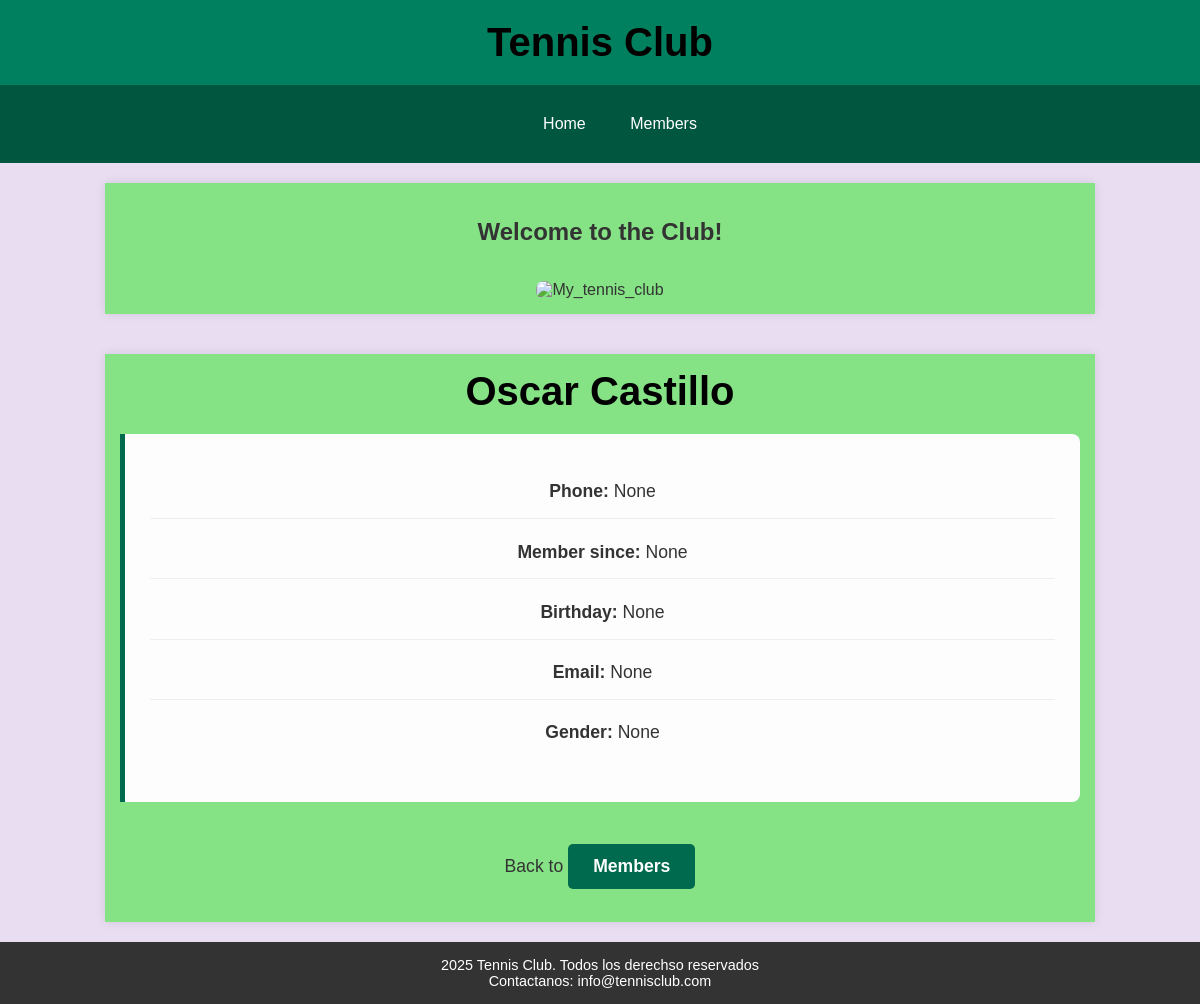
Before: /members/details/11 with the older database file.
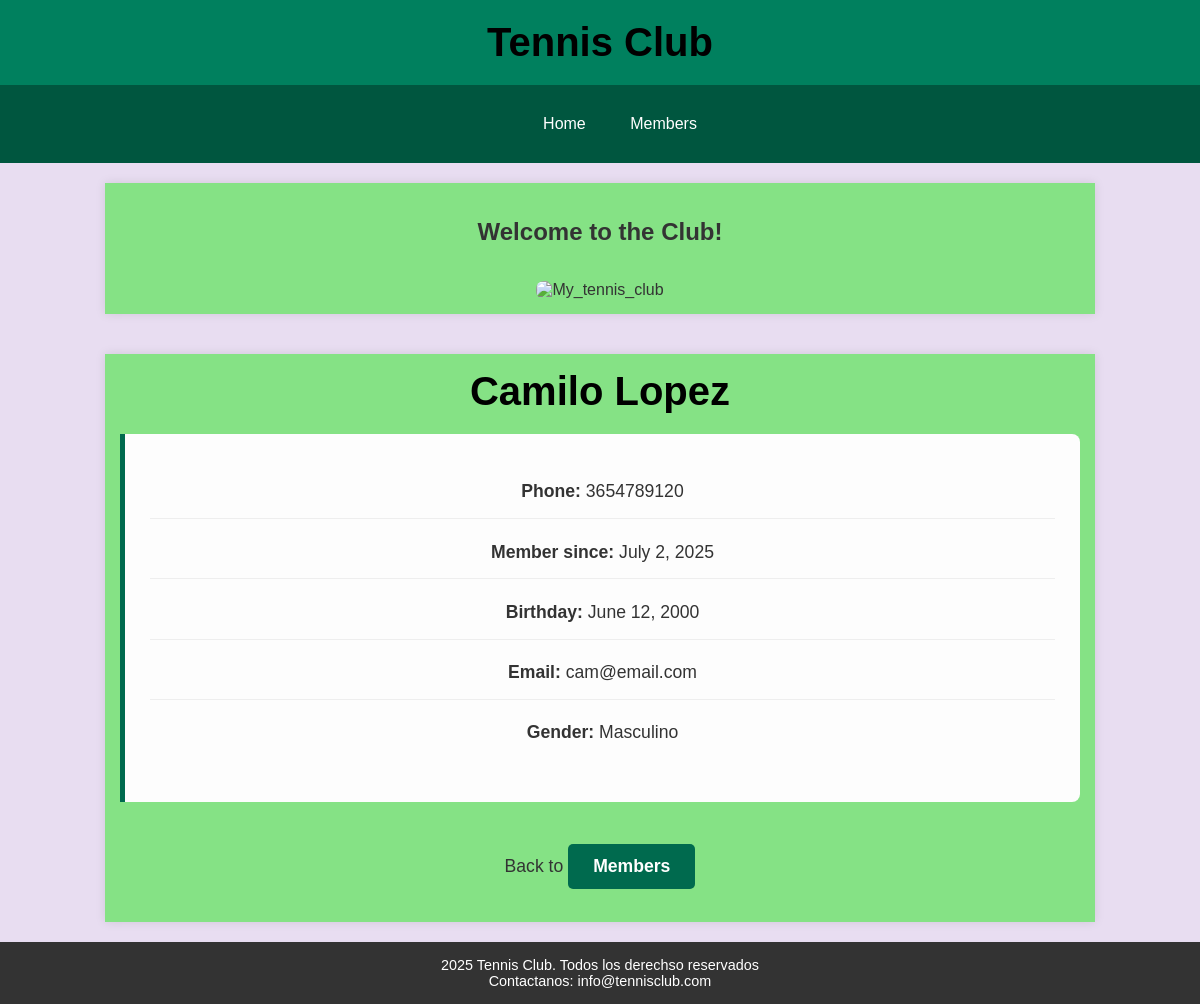
After: the same page with the newer database file.
### members/models.py (models this page shows, shortened)
class Member(models.Model):
    firstname = models.CharField(max_length=255)
    lastname = models.CharField(max_length=255)
    phone = models.IntegerField(null=True)
    joined_date = models.DateField(null=True)
    gender = models.CharField(max_length=10, null=True)
    birthday = models.DateField(null=True)
    email = models.EmailField(null=True)

### members/views.py (the view)
# urls.py: path('members/details/<int:id>', views.details, name='details'),
def details(request, id):
    mymember = Member.objects.get(id=id)
    template = loader.get_template('details.html')
    context = {
        'mymember': mymember,
    }
    return HttpResponse(template.render(context,request))

### members/templates/details.html (shortened to what this page needs)
{% extends "master.html" %}
{% block content %}
<div class="container">
        <h1>{{ mymember.firstname }} {{ mymember.lastname}}</h1>
        <div class="member-details">
        <p><strong>Phone:</strong> {{ mymember.phone}}</p>
        <p><strong>Member since: </strong> {{ mymember.joined_date }}</p>
        <p><strong>Birthday: </strong> {{mymember.birthday}}</p>
        <p><strong>Email: </strong> {{mymember.email}}</p>
        <p><strong>Gender: </strong> {{mymember.gender}}</p>
        </div>
        <p>Back to <a href="/members" class="btn">Members</a></p>
    </div>
{% endblock %}

Changed rows visible on the page:
changed Member: firstname "Oscar" → "Camilo"; lastname "Castillo" → "Lopez"; phone "None" → "3654789120"; joined_date "None" → "July 2, 2025"; birthday "None" → "June 12, 2000"; email "None" → "cam@email.com"; gender "None" → "Masculino"
